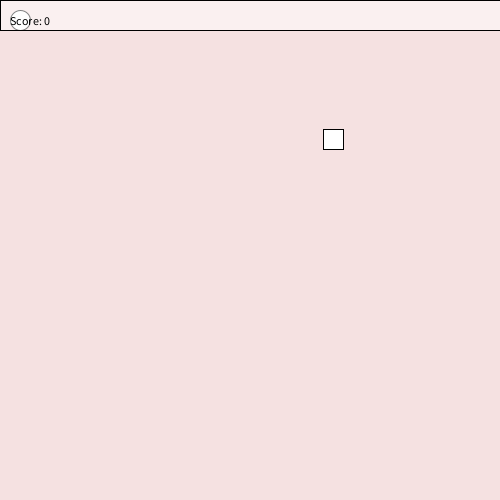
Frame 1 (no input)
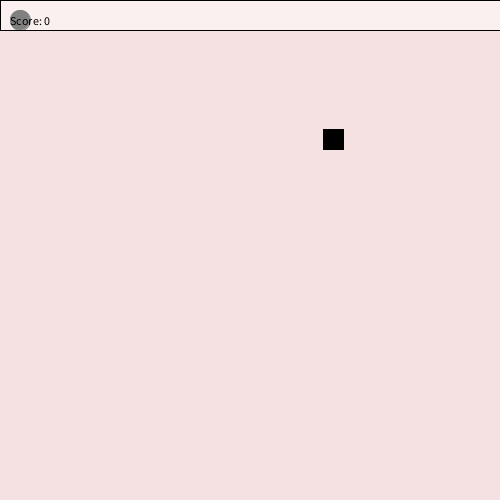
Frame 60 (the mouse pressed at the canvas centre just before this capture)
Frame 120 (the mouse held since frame 60 and released just before this capture): identical to frame 60, image omitted

The Processing sketch that drew these frames (run headless with seeded random() and noise(); from frame 60 on, the mouse is pressed at the canvas centre):

// Processing sketch: Shape_Game
// ── Shape_Game.pde
//Adalayde Scott | 4/11/23 | Shape Game

int x, y, score, tarX, tarY;
float dist;

void setup() {
  size(500, 500);
  x = 20;
  y = 20;
  score = 0;
  tarX = int(random(width));
  tarY = int(random(height));
  dist=0;
}

void draw() {
  dist = dist(x, y, tarX, tarY);
  println(dist);
  background(#F5E1E1);
  ellipse(x, y, 20, 20);
  rect(tarX, tarY, 20, 20);
  target();
  score();
  if (keyPressed) {
    if (key == 'w' || key == 'W') {
      y = y - 3;
    } else if (key == 's' || key == 'S') {
      y = y + 3;
    } else if (key == 'a' || key == 'A') {
      x = x - 3;
    } else if (key == 'd' || key == 'D') {
      x = x + 3;
    } else if (key == 'q' || key == 'Q') {
      y = y - 3;
      x = x - 3;
    }
  }
}

void keyPressed() {
  if (key == CODED) {
    if (keyCode == UP) {
      y = y - 3;
    } else if (keyCode == DOWN) {
      y = y+3;
    } else if (keyCode == LEFT) {
      x = x - 3;
    } else if (keyCode == RIGHT) {
      x+=3;
    }
  }
}

void score() {
  fill(255, 128);
  rect(0, 0, width, 30);
  fill(0);
  text("Score: " + score, 10, 25);
}

void target() {
  if (dist<20) {
    tarX = int(random(width));
    tarY = int(random(height));
    if (tarY<60) {
      tarY=60;
      
      score = score +100;
      //tarSize=100;
    }
  }
}
